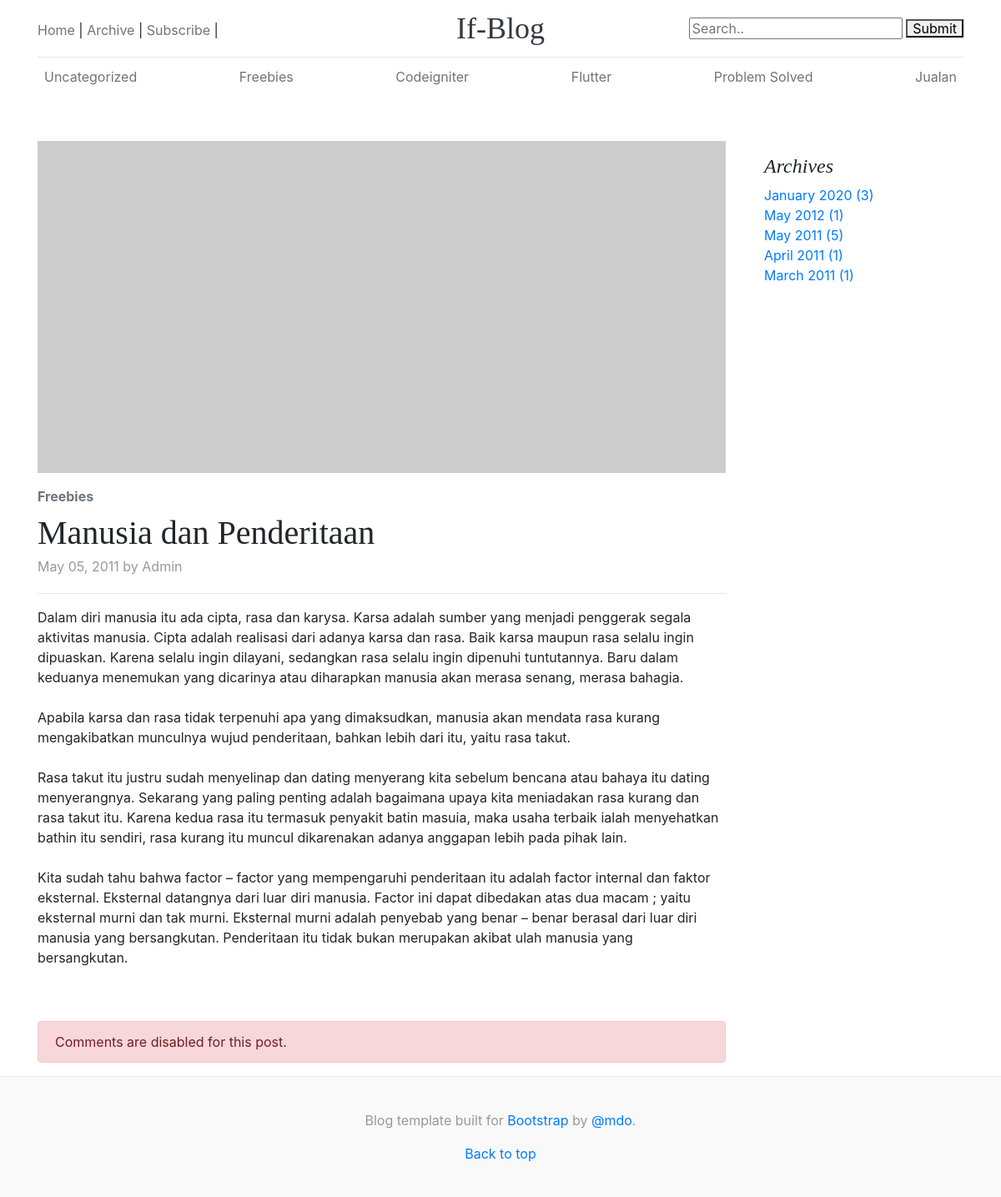
Screenshot of /2011/05/05/manusia-dan-penderitaan with the database file from the repository.
### tables this page shows
CREATE TABLE `if_navigation`  (
  `id` int(11) NOT NULL AUTO_INCREMENT,
  `parent_id` int(11) NULL DEFAULT 0,
  `title` varchar(50) NULL DEFAULT NULL,
  `description` varchar(255) NULL DEFAULT NULL,
  `url` varchar(255) NULL DEFAULT NULL,
  `external` enum('0','1') NOT NULL DEFAULT '0',
  `id_groups` int(11) NULL DEFAULT 0,
  `order` int(5) NULL DEFAULT 0,
  PRIMARY KEY (`id`) USING BTREE
);

CREATE TABLE `if_categories`  (
  `id` int(11) NOT NULL AUTO_INCREMENT,
  `name` varchar(60) NULL DEFAULT NULL,
  `url_name` varchar(200) NULL DEFAULT NULL,
  `description` varchar(200) NULL DEFAULT NULL,
  PRIMARY KEY (`id`) USING BTREE
);

CREATE TABLE `if_posts`  (
  `id` int(11) NOT NULL AUTO_INCREMENT,
  `author` int(11) NOT NULL DEFAULT 0,
  `date_posted` datetime(0) NOT NULL DEFAULT CURRENT_TIMESTAMP,
  `meta_key` text NOT NULL,
  `meta_desc` text NOT NULL,
  `title` varchar(200) NOT NULL,
  `id_cat` int(11) NOT NULL DEFAULT 0,
  `content_id` int(11) NOT NULL DEFAULT 0,
  `url_title` varchar(200) NOT NULL,
  `head_article` text NOT NULL,
  `main_article` longtext NOT NULL,
  `image_header` varchar(255) NULL DEFAULT NULL,
  `allow_comments` enum('0','1') NOT NULL DEFAULT '1',
  `sticky` int(1) NOT NULL DEFAULT 0,
  `featured` int(1) NOT NULL DEFAULT 0,
  `status` enum('draft','published') NOT NULL DEFAULT 'published',
  `hit` int(11) NOT NULL DEFAULT 0,
  `create_at` datetime(0) NULL DEFAULT NULL,
  `update_at` datetime(0) NULL DEFAULT NULL,
  PRIMARY KEY (`id`, `allow_comments`) USING BTREE
);

CREATE TABLE `if_users`  (
  `id` int(11) UNSIGNED NOT NULL AUTO_INCREMENT,
  `ip_address` varchar(45) NOT NULL,
  `username` varchar(100) NULL DEFAULT NULL,
  `password` varchar(255) NOT NULL,
  `email` varchar(254) NOT NULL,
  `activation_selector` varchar(255) NULL DEFAULT NULL,
  `activation_code` varchar(255) NULL DEFAULT NULL,
  `forgotten_password_selector` varchar(255) NULL DEFAULT NULL,
  `forgotten_password_code` varchar(255) NULL DEFAULT NULL,
  `forgotten_password_time` int(11) UNSIGNED NULL DEFAULT NULL,
  `remember_selector` varchar(255) NULL DEFAULT NULL,
  `remember_code` varchar(255) NULL DEFAULT NULL,
  `created_on` int(11) UNSIGNED NOT NULL,
  `last_login` int(11) UNSIGNED NULL DEFAULT NULL,
  `active` tinyint(1) UNSIGNED NULL DEFAULT NULL,
  `first_name` varchar(50) NULL DEFAULT NULL,
  `last_name` varchar(50) NULL DEFAULT NULL,
  `company` varchar(100) NULL DEFAULT NULL,
  `phone` varchar(20) NULL DEFAULT NULL,
  PRIMARY KEY (`id`) USING BTREE,
  UNIQUE INDEX `uc_email`(`email`) USING BTREE,
  UNIQUE INDEX `uc_activation_selector`(`activation_selector`) USING BTREE,
  UNIQUE INDEX `uc_forgotten_password_selector`(`forgotten_password_selector`) USING BTREE,
  UNIQUE INDEX `uc_remember_selector`(`remember_selector`) USING BTREE
);

### application/core/MY_Loader.php (called while the page is built, shortened)
<?php
class MY_Loader extends CI_Loader {
	function section($area, $view, $data=array()){
		$content = $this->view($view, $data, true);
		$checksum = md5( $view . serialize($data) );
		return $checksum;
	}
}

### application/core/MY_Controller.php (called while the page is built, shortened)
<?php if ( ! defined('BASEPATH')) exit('No direct script access allowed');
class MY_Controller extends CI_Controller {
	public $_template;
	public $_settings;
	public function __construct() {
		$lib_array = array('user_agent','cmscore_library');
		$this->load->library($lib_array);
		$this->_settings = $this->cmscore_library->settings;
		$this->_template['themes'] = $this->cmscore_library->getActiveTemplate();
	}
	public function load_template($page_name, $data = NULL, $section=NULL)
	{
		$data['page'] = $page_name;
		if ($this->_settings['recognize_user_agent'] == 1)
		{
			if ($this->agent->is_mobile())
			{
				$this->load->view('mobile/layout/container', $data);
			}
			else
			{
				if($section != NULL && is_array($section))
				{
					foreach($section as $key => $value):
						if(is_array($value)){
							$this->load->section($key, $value['path'], $value['data']);
						} else {
							$this->load->section($key, $value);
						}
					endforeach;
				}
				$this->load->view('themes/' . $this->_template['themes'] . '/layout/'.$page_name, $data);
			}
		}
	}
}

### application/controllers/Post.php (called while the page is built, shortened)
<?php
class Post extends MY_Controller
{
	public function date($year = NULL, $month = NULL, $day = NULL, $url_title = NULL)
	{
		if ($data['post'] = $this->blog->get_post_by_url($year, $month, $day, $url_title))
		{
			$data['post']['url'] = post_url($data['post']['url_title'], $data['post']['date_posted']);
			$data['post']['display_name'] = $this->users->get_user_display_name($data['post']['author']);
			$data['comments'] = $this->comments->get_comments($data['post']['id']);
			$this->_template['page']	= 'post/single_post';
		}
		else
		{
			show_404();
		}
		$load_section = array(
			'menu' => 'themes/'.$this->_template['themes'].'/section/menu',
			'footer' => 'themes/'.$this->_template['themes'].'/section/footer',
		);
		$this->load_template($this->_template['page'], $data, $load_section);
	}
}

### index.php (called while the page is built, shortened)
<?php
require_once BASEPATH.'core/CodeIgniter.php';

### application/libraries/Navigation_library.php (called while the page is built)
<?php if (!defined('BASEPATH')) exit('No direct script access allowed');
class Navigation_library
{
	protected $_table;
	public function __construct()
	{
		if (!isset($this->CI))
		{
			$this->CI =& get_instance();
		}
		$this->_table = $this->CI->config->item('database_tables');
	}
	public function get_navigation()
	{
		$this->CI->db->select('title, description, url, external, order');
		$this->CI->db->order_by('order', 'ASC');
		$query = $this->CI->db->get($this->_table['navigation']);
		if ($query->num_rows() > 0)
		{
			return $query->result_array();
		}
	}
}

### application/libraries/Categories_library.php (called while the page is built)
<?php if (!defined('BASEPATH')) exit('No direct script access allowed');
class Categories_library
{
	protected $_table;
	public function __construct()
	{
		if (!isset($this->CI))
		{
			$this->CI =& get_instance();
		}
		$this->_table = $this->CI->config->item('database_tables');
	}
	public function get_categories()
	{
		$this->CI->db->select('id, name, url_name');
		$this->CI->db->from($this->_table['categories'] . ' categories');
		$this->CI->db->select('(SELECT COUNT(' . $this->CI->db->dbprefix . 'posts_to_categories.id) FROM ' . $this->CI->db->dbprefix . 'posts_to_categories WHERE ' . $this->CI->db->dbprefix . 'posts_to_categories.category_id = categories.id) AS posts_count', FALSE);
		$this->CI->db->order_by('id', 'ASC');
		$query = $this->CI->db->get();
		if ($query->num_rows() > 0)
		{
			return $query->result_array();
		}
	}
}

### application/helpers/MY_url_helper.php (called while the page is built, shortened)
<?php if (!defined('BASEPATH')) exit('No direct script access allowed');
function archive_url($url)
{
	return site_url('archive/' . $url);
}
function category_url($url_name)
{
	return site_url('category/' . $url_name);
}

### application/models/Categories_model.php (called while the page is built, shortened)
<?php
class Categories_model extends CI_Model
{
	protected $_table;
	public function __construct()
	{
		$this->_table = $this->config->item('database_tables');
	}
	public function get_categories_by_ids($category_ids)
	{
		$this->db->select('id, name, url_name, description');
		$this->db->where_in('id', $category_ids);
		$query = $this->db->get($this->_table['categories']);
		if ($query->num_rows() > 0)
		{
			return $query->row_array();
		}
	}
}

### application/models/Post_model.php (called while the page is built, shortened)
<?php
class Post_model extends CI_Model
{
	protected $_table;
	public function __construct()
	{
		$this->_table = $this->config->item('database_tables');
	}
	public function get_post_by_url($year, $month, $day, $url_title)
	{
		$date = $year . '-' . $month . '-' . $day;
		$this->db->select('posts.id, posts.author, posts.date_posted, posts.title, posts.url_title, posts.head_article, posts.main_article, posts.id_cat, posts.allow_comments, posts.sticky, posts.status, posts.author, users.first_name');
		$this->db->from($this->_table['posts'] . ' posts');
		$this->db->join($this->_table['users'] . ' users', 'posts.author = users.id');
		$this->db->where('posts.status', 'published');
		$this->db->where('posts.url_title', $url_title);
		$this->db->where('posts.date_posted', $date);
		$this->db->limit(1);
		$query = $this->db->get();
		if ($query->num_rows() == 1)
		{
			$result = $query->row_array();
			$result['categories'] = $this->categories->get_categories_by_ids($result['id_cat']);
			$result['comment_count'] = $this->db->where('post_id', $result['id'])->from($this->_table['comments'])->count_all_results();
			return $result;
		}
	}
}

### application/libraries/Archive_library.php (called while the page is built, shortened)
<?php if (!defined('BASEPATH')) exit('No direct script access allowed');
class Archive_library
{
	public function __construct()
	{
		if (!isset($this->CI))
		{
			$this->CI =& get_instance();
		}
	}
	public function get_archive()
	{
		$this->CI->db->select('COUNT(' . $this->CI->db->dbprefix . 'posts.id) AS posts_count, SUBSTRING(' . $this->CI->db->dbprefix . 'posts.date_posted, 1,7) AS archive_date FROM ' . $this->CI->db->dbprefix . 'posts WHERE ' . $this->CI->db->dbprefix . 'posts.status = \'published\' GROUP BY archive_date', FALSE);
		$this->CI->db->order_by('archive_date', 'DESC');
		$this->CI->db->limit($this->CI->cmscore_library->settings['months_per_archive']);
		$query = $this->CI->db->get();
		if ($query->num_rows() > 0)
		{
			$result = $query->result_array();
			foreach ($result as $key => $row)
			{
				$result[$key]['url']  = date('Y', strtotime($row['archive_date'])) . '/' . date('m', strtotime($row['archive_date'])) . '/';
				$result[$key]['date_posted']  = strftime('%B %Y', strtotime($row['archive_date']));
			}
			return $result;
		}
	}
}

### application/views/themes/default/section/menu.php (the view)
<header class="blog-header py-3">
    <div class="row flex-nowrap justify-content-between align-items-center">
        <div class="col-4 pt-1">
        <?php if (($navigation = $this->navigation_library->get_navigation())): ?>
            <?php foreach ($navigation as $navigation_item): ?>
                <a class="text-muted" href="<?php echo ($navigation_item['external'] == 0) ? site_url($navigation_item['url']) : $navigation_item['url']; ?>" title="<?php echo $navigation_item['description']; ?>"><?php echo $navigation_item['title']; ?></a> |
            <?php endforeach; ?>
        <?php endif; ?>
        </div>
        <div class="col-4 text-center">
        <a class="blog-header-logo text-dark" href="<?=site_url()?>"><?=$this->_settings['site_title']?></a>
        </div>
        <div class="col-4 d-flex justify-content-end align-items-center">
        <form action="<?=site_url('search')?>" method="post">
            <input type="text" placeholder="Search.." name="term">
            <button type="submit">Submit</button>
        </form>
        </div>
    </div>
</header>
<div class="nav-scroller py-1 mb-2">
    <nav class="nav d-flex justify-content-between">
        <?php if(($categories = $this->categories_library->get_categories())); ?>
        <?php foreach($categories as $cat_item): ?>
        <a class="p-2 text-muted" href="<?=category_url($cat_item['url_name'])?>"><?=$cat_item['name']?></a>
        <?php endforeach; ?>
    </nav>
</div>

### application/views/themes/default/layout/post/single_post.php
<main role="main" class="container">
    <div class="row pt-5">
        <div class="col-md-9 blog-main">
            <div class="blog-post">
                <img src="https://via.placeholder.com/830x400" class="img-fluid" />
                <strong class="d-inline-block mb-2 mt-3 text-secondary"><?php echo $post['categories']['name']; ?></strong>
                <h2 class="blog-post-title"><?=$post['title']?></h2>
                <p class="blog-post-meta"><?=strftime('%B %d, %Y', strtotime($post['date_posted'])); ?>
                    <?php echo lang('by'); ?> <?php echo $post['display_name']; ?></p>
                <hr>
                <?=$post['main_article']; ?>
            </div>
            <?php if($post['allow_comments']){ ?>
            <div class="post-comments">
                <header>
                    <h3 class="h6"><?=lang('comments')?><span class="no-of-comments"><?php echo '('.count($comments).')'; ?></span></h3>
                </header>
                <hr>
                <?php
                    if(count($comments) > 0){
                        foreach($comments as $list):
                ?>
                <div class="media">
                    <img src="https://d19m59y37dris4.cloudfront.net/blog/1-2-1/img/user.svg" width="50px" class="mr-3" alt="picture">
                    <div class="media-body">
                        <h5 class="mt-0">Anonymous</h5>
                        <p class="small">May, 20 2019</p>
                        Cras sit amet nibh libero, in gravida nulla. Nulla vel metus scelerisque ante sollicitudin. Cras
                        purus odio, vestibulum in vulputate at, tempus viverra turpis. Fusce condimentum nunc ac nisi
                        vulputate fringilla. Donec lacinia congue felis in faucibus.
                    </div>
                </div>
                <?php
                        endforeach;
                    }
                ?>
            </div>
            <div class="add-comment mt-5 mb-5">
                <header>
                    <h3 class="h6"><?=lang('leave_reply')?></h3>
                    <p><?=lang('leave_reply_description')?></p>
                </header>
                <form action="#" class="commenting-form">
                    <div class="row">
                        <div class="form-group col-md-6">
                            <input type="text" name="username" id="username" placeholder="Name" class="form-control">
                        </div>
                        <div class="form-group col-md-6">
                            <input type="email" name="username" id="useremail"
                                placeholder="Email Address (will not be published)" class="form-control">
                        </div>
                        <div class="form-group col-md-12">
                            <textarea name="usercomment" id="usercomment" placeholder="Type your comment"
                                class="form-control"></textarea>
                        </div>
                        <div class="form-group col-md-12">
                            <button type="submit" class="btn btn-secondary">Submit Comment</button>
                        </div>
                    </div>
                </form>
            </div>
            <?php } else { ?>
            <div class="alert alert-danger">
                <?=lang('comments_disabled')?>
            </div>
            <?php } ?>
        </div>
        <aside class="col-md-3 blog-sidebar">
            <div class="p-3">
                <h4 class="font-italic">Archives</h4>
                <ol class="list-unstyled mb-0">
                    <?php if (($archive = $this->archive_library->get_archive())): ?>
                        <?php foreach ($archive as $archive_item): ?>
                            <li><a href="<?php echo archive_url($archive_item['url']); ?>"><?php echo $archive_item['date_posted']; ?> (<?php echo $archive_item['posts_count']; ?>)</a></li>
                        <?php endforeach; ?>
                    <?php endif; ?>
                </ol>
            </div>
        </aside>
    </div>
</main>

### assets/themes/default/blog.css (style rules this page uses)
.blog-header { line-height: 1; border-bottom: 1px solid #e5e5e5; }
.blog-header-logo { font-family: "Playfair Display", Georgia, "Times New Roman", serif; font-size: 2.25rem; }
h1, h2, h3, h4, h5, h6 { font-family: "Playfair Display", Georgia, "Times New Roman", serif; }
.nav-scroller { position: relative; z-index: 2; height: 2.75rem; overflow-y: hidden; }
.nav-scroller .nav { display: -ms-flexbox; display: flex; -ms-flex-wrap: nowrap; flex-wrap: nowrap; padding-bottom: 1rem; margin-top: -1px; overflow-x: auto; text-align: center; white-space: nowrap; -webkit-overflow-scrolling: touch; }
.blog-post { margin-bottom: 4rem; }
.blog-post-title { margin-bottom: .25rem; font-size: 2.5rem; }
.blog-post-meta { margin-bottom: 1.25rem; color: #999; }

### rows the page displays
if_navigation: title "Home"
if_navigation: title "Archive"
if_navigation: title "Subscribe"
if_categories: name "Uncategorized"
if_categories: name "Freebies"
if_categories: name "Codeigniter"
if_categories: name "Flutter"
if_categories: name "Problem Solved"
if_categories: name "Jualan"
if_posts: title "Manusia dan Penderitaan", date_posted "May 05, 2011", if_users.first_name "Admin", main_article "Dalam diri manusia itu ada cipta, rasa dan karysa. Karsa adalah sumber yang menjadi penggerak segala aktivitas manusia. Cipta adalah realisasi dari adanya karsa dan rasa. Baik karsa maupun rasa selalu ingin dipuaskan. Karena selalu ingin dilayani, sedangkan rasa selalu ingin dipenuhi tuntutannya. Baru dalam keduanya menemukan yang dicarinya atau diharapkan manusia akan merasa senang, merasa bahagia. Apabila karsa dan rasa tidak terpenuhi apa yang dimaksudkan, manusia akan mendata rasa kurang mengakibatkan munculnya wujud penderitaan, bahkan lebih dari itu, yaitu rasa takut. Rasa takut itu justru sudah menyelinap dan dating menyerang kita sebelum bencana atau bahaya itu dating menyerangnya.…"

### other values shown
$this->_settings['site_title'] "If-Blog"
lang('by') "by"
lang('comments_disabled') "Comments are disabled for this post."
$archive_item['date_posted'] "January 2020"
$archive_item['posts_count'] "3"
$archive_item['date_posted'] "May 2012"
$archive_item['posts_count'] "1"
$archive_item['date_posted'] "May 2011"
$archive_item['posts_count'] "5"
$archive_item['date_posted'] "April 2011"
$archive_item['date_posted'] "March 2011"
